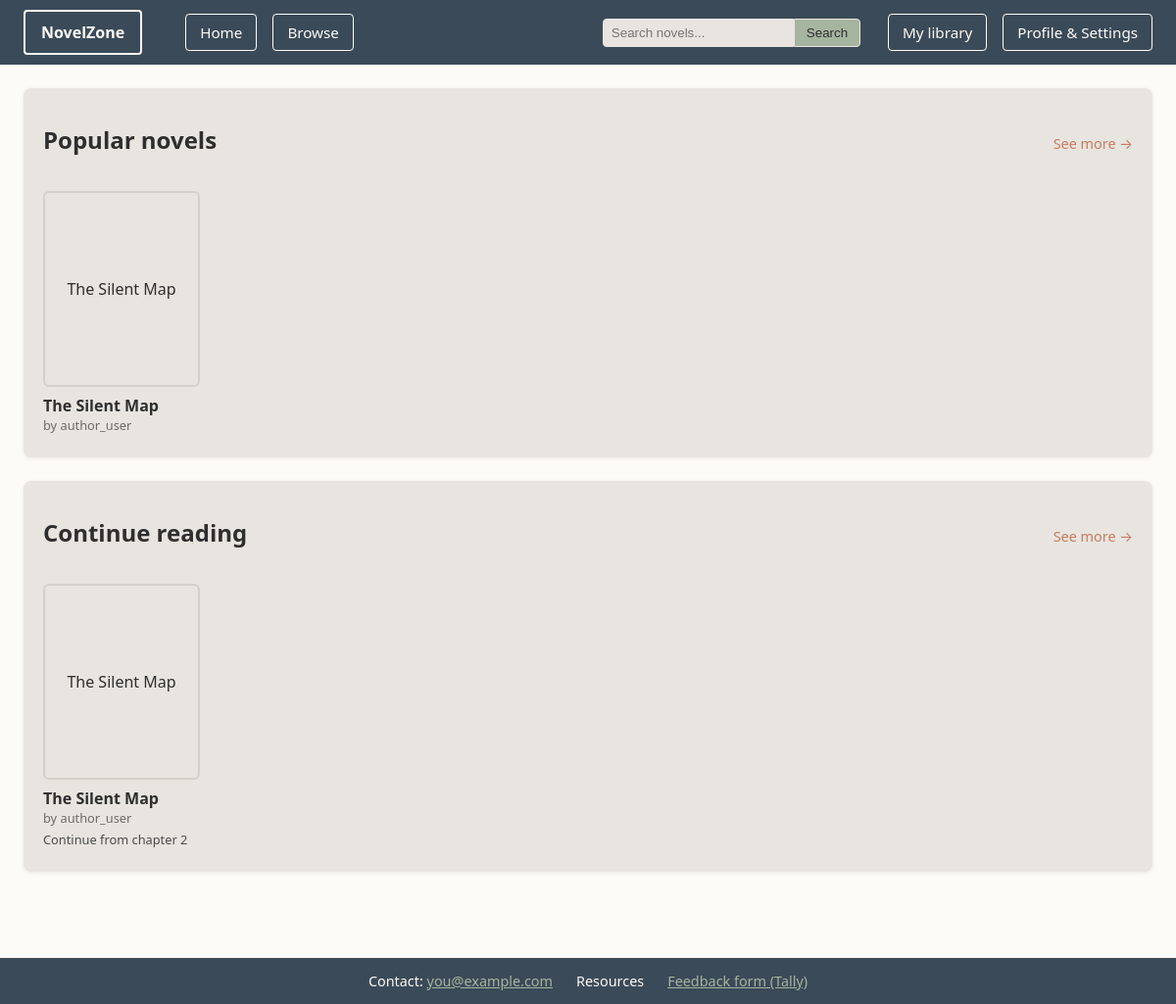
The page / on the database its author committed.
### tables this page shows
CREATE TABLE novel(
    id INTEGER PRIMARY KEY AUTOINCREMENT,
    author_profile_id INTEGER NOT NULL,
    title TEXT NOT NULL,
    slug TEXT NOT NULL UNIQUE,
    synopsis TEXT,
    cover_url TEXT,
    popularity_score REAL NOT NULL DEFAULT 0,
    created_at TEXT NOT NULL DEFAULT CURRENT_TIMESTAMP,
    updated_at TEXT NOT NULL DEFAULT CURRENT_TIMESTAMP,
    published_at TEXT,

    FOREIGN KEY (author_profile_id) REFERENCES author_profile(id) ON DELETE CASCADE
);

CREATE TABLE user(
    id INTEGER PRIMARY KEY AUTOINCREMENT,
    email TEXT NOT NULL UNIQUE,
    password_hash TEXT NOT NULL,
    name TEXT NOT NULL UNIQUE,
    role TEXT NOT NULL CHECK(role IN ('reader', 'author', 'admin')),
    created_at TEXT NOT NULL DEFAULT CURRENT_TIMESTAMP,
    updated_at TEXT NOT NULL DEFAULT CURRENT_TIMESTAMP
);

CREATE TABLE reading_progress (
    id                  INTEGER PRIMARY KEY AUTOINCREMENT,
    user_id             INTEGER NOT NULL,
    novel_id            INTEGER NOT NULL,
    last_chapter_number INTEGER NOT NULL DEFAULT 1,
    updated_at          TEXT NOT NULL DEFAULT CURRENT_TIMESTAMP,
    FOREIGN KEY (user_id) REFERENCES user(id) ON DELETE CASCADE,
    FOREIGN KEY (novel_id) REFERENCES novel(id) ON DELETE CASCADE,
    UNIQUE (user_id, novel_id)
);

### app/__init__.py (the view)
    @app.get("/")
    def home() -> str:
        db = get_db()
        popular_rows = db.execute(
            """
            SELECT
                n.id,
                n.title,
                n.slug,
                n.popularity_score,
                u.name AS author_name
            FROM novel n
            JOIN author_profile ap ON ap.id = n.author_profile_id
            JOIN user u ON u.id = ap.user_id
            ORDER BY n.popularity_score DESC
            LIMIT 4
            """
        ).fetchall()
        current_user_id = 1
        continue_rows = db.execute(
            """
            SELECT
                n.id,
                n.title,
                n.slug,
                u.name AS author_name,
                rp.last_chapter_number
            FROM reading_progress rp
            JOIN novel n ON n.id = rp.novel_id
            JOIN author_profile ap ON ap.id = n.author_profile_id
            JOIN user u ON u.id = ap.user_id
            WHERE rp.user_id = ?
            ORDER BY rp.updated_at DESC
            LIMIT 4
            """,
            (current_user_id,),
        ).fetchall()
        popular_novels = [dict(r) for r in popular_rows]
        continue_reading = [dict(r) for r in continue_rows]
        return render_template(
            "home.html",
            popular_novels=popular_novels,
            continue_reading=continue_reading,
        )

### app/db.py (called while the page is built)
def get_db() -> sqlite3.Connection:
    if "db" not in g:
        db_path = Path(current_app.config["DATABASE"]).resolve()
        conn = sqlite3.connect(db_path)
        conn.row_factory = sqlite3.Row  # so rows act like dicts: row["title"]
        g.db = conn
    return g.db  # type: ignore[return-value]

### app/templates/home.html
{% extends "base.html" %}
{% block content %}
  <section class="nz-section">
    <div class="nz-section-header">
      <h2>Popular novels</h2>
      <a href="/browse" class="nz-see-more">See more →</a>
    </div>
    <div class="nz-card-row">
      {% for novel in popular_novels %}
        <article class="nz-book-card">
          <a href="/novels/{{ novel.slug }}" class="nz-book-link">
            <div class="nz-book-cover">
              <span>{{ novel.title }}</span>
            </div>
            <div class="nz-book-meta">
              <div class="nz-book-title">{{ novel.title }}</div>
              <div class="nz-book-author">by {{ novel.author_name }}</div>
            </div>
          </a>
        </article>
      {% else %}
        <p>No popular novels yet. Seed the database to see examples.</p>
      {% endfor %}
    </div>
  </section>
  <section class="nz-section">
    <div class="nz-section-header">
      <h2>Continue reading</h2>
      <a href="/collection" class="nz-see-more">See more →</a>
    </div>
    <div class="nz-card-row">
      {% for item in continue_reading %}
        <article class="nz-book-card">
          <a
            href="/read/{{ item.slug }}/{{ item.last_chapter_number }}"
            class="nz-book-link"
          >
            <div class="nz-book-cover">
              <span>{{ item.title }}</span>
            </div>
            <div class="nz-book-meta">
              <div class="nz-book-title">{{ item.title }}</div>
              <div class="nz-book-author">
                by {{ item.author_name }}
              </div>
              <div class="nz-book-progress">
                Continue from chapter {{ item.last_chapter_number }}
              </div>
            </div>
          </a>
        </article>
      {% else %}
        <p>No reading progress yet.</p>
      {% endfor %}
    </div>
  </section>
{% endblock %}

### app/static/style.css (style rules this page uses)
:root { --nz-bg: #FDFBF7; --nz-bg-secondary: #E8E5E0; --nz-text-dark: #2E2E2E; --nz-text-light: #FDFBF7; --nz-nav-bg: #3B4A58; --nz-accent-1: #C97C5D; --nz-accent-2: #A5B59F; --nz-card-bg: #E8E5E0; }
* { box-sizing: border-box; }
body { margin: 0; font-family: system-ui, -apple-system, BlinkMacSystemFont, "Segoe UI", sans-serif; background: var(--nz-bg); color: var(--nz-text-dark); }
.nz-section { background: var(--nz-bg-secondary); border-radius: 8px; padding: 16px 20px 24px; margin-bottom: 24px; box-shadow: 0 1px 4px rgba(0, 0, 0, 0.08); }
.nz-section-header { display: flex; justify-content: space-between; align-items: baseline; margin-bottom: 16px; }
.nz-see-more { font-size: 0.9rem; text-decoration: none; color: var(--nz-accent-1); }
.nz-card-row { display: flex; gap: 16px; overflow-x: auto; }
.nz-book-card { flex: 0 0 160px; }
.nz-book-link { text-decoration: none; color: var(--nz-text-dark); }
.nz-book-cover { height: 200px; background: var(--nz-card-bg); border-radius: 6px; display: flex; justify-content: center; align-items: center; text-align: center; padding: 8px; margin-bottom: 8px; border: 2px solid #d4d1cb; }
.nz-book-title { font-weight: 700; }
.nz-book-author { color: #6b6b6b; font-size: 0.8rem; }
.nz-book-progress { color: #4b4b4b; font-size: 0.8rem; margin-top: 4px; }

### rows shown on the page
novel: title "The Silent Map", author_name "author_user"
reading_progress: title "The Silent Map", author_name "author_user", last_chapter_number "2"
